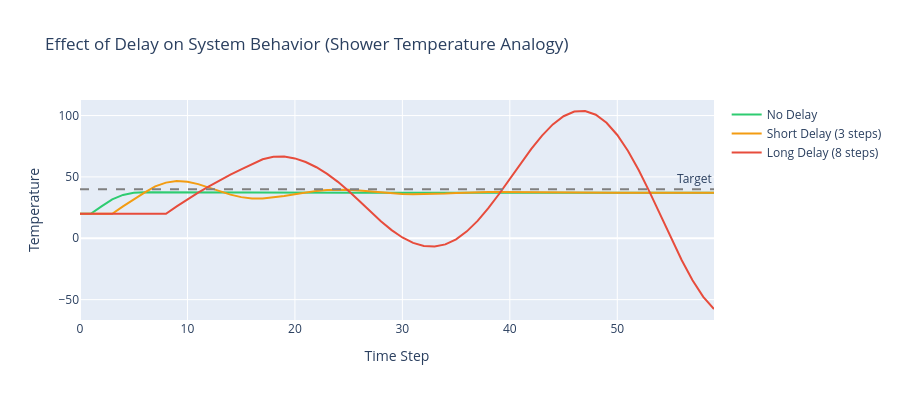

The cell this chart's notebook holds for it:
### Markdown cell above
### 6.1.3 지연(Delay)의 영향

**지연(Delay)**은 피드백 효과가 즉시 나타나지 않고 시차를 두고 나타나는 현상이다.

| 지연 유형 | 원인 | 결과 | 예시 |
|----------|------|------|------|
| 정보 지연 | 보고, 측정 | 늦은 대응 | 고객 이탈 감지 지연 |
| 물질 지연 | 생산, 운송 | 오버슈팅 | 재고 과잉/과소 |
| 의사결정 지연 | 숙의, 승인 | 기회 상실 | 시장 대응 지연 |

**온수 샤워 비유:** 물이 차가우면 밸브를 더 연다. 배관 지연 때문에 아직 차가운 물이 나온다. 더 연다. 갑자기 뜨거운 물이 쏟아진다! → **오버슈팅(Overshooting)**

### Code cell
# 시뮬레이션: 지연이 만드는 진동 (온도 조절 비유)
steps = 60
target_temp = 40.0  # 목표 온도

def simulate_with_delay(delay_steps, adjustment_rate=0.3):
    """지연이 있는 균형 루프 시뮬레이션"""
    temp = np.zeros(steps)
    temp[0] = 20.0  # 초기 온도
    actions = np.zeros(steps)  # 실제 적용되는 조절량
    pending = []  # 지연된 조절
    
    for i in range(1, steps):
        # 지연된 조절 적용
        applied = sum(a for t, a in pending if t <= i)
        pending = [(t, a) for t, a in pending if t > i]
        
        # 현재 온도에 기반한 조절 (지연 존재)
        gap = target_temp - temp[i-1]
        action = adjustment_rate * gap
        pending.append((i + delay_steps, action))
        
        # 온도 변화 (자연 냉각 포함)
        temp[i] = temp[i-1] + applied - 0.05 * (temp[i-1] - 20)  # 약간의 냉각
    
    return temp

# 지연 없음 vs 짧은 지연 vs 긴 지연
temp_no_delay = simulate_with_delay(0)
temp_short_delay = simulate_with_delay(3)
temp_long_delay = simulate_with_delay(8)

fig = go.Figure()
fig.add_trace(go.Scatter(x=list(range(steps)), y=temp_no_delay,
    mode='lines', name='No Delay', line=dict(color='#2ecc71', width=2)))
fig.add_trace(go.Scatter(x=list(range(steps)), y=temp_short_delay,
    mode='lines', name='Short Delay (3 steps)', line=dict(color='#f39c12', width=2)))
fig.add_trace(go.Scatter(x=list(range(steps)), y=temp_long_delay,
    mode='lines', name='Long Delay (8 steps)', line=dict(color='#e74c3c', width=2)))
fig.add_hline(y=target_temp, line_dash='dash', line_color='gray',
              annotation_text='Target')

fig.update_layout(
    title='Effect of Delay on System Behavior (Shower Temperature Analogy)',
    xaxis_title='Time Step',
    yaxis_title='Temperature',
    height=400
)
fig.show()

print("💡 지연이 길수록 시스템은 불안정해진다:")
print("   - 지연 없음: 부드럽게 목표에 수렴")
print("   - 짧은 지연: 약간의 오버슈팅 후 안정")
print("   - 긴 지연: 진동(Oscillation) 발생 → 과잉 반응의 반복")
print("\n📌 채찍효과(Bullwhip Effect): 소비자 수요 10% 변화 → 공급망 끝에서 25% 변동!")

### Figure 1 — Plotly figure (JSON) as saved in the notebook; plotly's stock layout.template omitted (floating-point values rounded to 4 significant figures)
{"data": [{"line": {"color": "#2ecc71", "width": 2}, "mode": "lines", "name": "No Delay", "type": "scatter", "x": [0, 1, 2, 3, 4, 5, 6, 7, 8, 9, 10, 11, 12, 13, 14, 15, 16, 17, 18, 19, 20, 21, 22, 23, 24, 25, 26, 27, 28, 29, 30, 31, 32, 33, 34, 35, 36, 37, 38, 39, 40, 41, 42, 43, 44, 45, 46, 47, 48, 49, 50, 51, 52, 53, 54, 55, 56, 57, 58, 59], "y": [20.0, 20.0, 26.0, 31.7, 35.31, 37.04, 37.59, 37.6, 37.44, 37.29, 37.19, 37.15, 37.13, 37.13, 37.13, 37.14, 37.14, 37.14, 37.14, 37.14, 37.14, 37.14, 37.14, 37.14, 37.14, 37.14, 37.14, 37.14, 37.14, 37.14, 37.14, 37.14, 37.14, 37.14, 37.14, 37.14, 37.14, 37.14, 37.14, 37.14, 37.14, 37.14, 37.14, 37.14, 37.14, 37.14, 37.14, 37.14, 37.14, 37.14, 37.14, 37.14, 37.14, 37.14, 37.14, 37.14, 37.14, 37.14, 37.14, 37.14]}, {"line": {"color": "#f39c12", "width": 2}, "mode": "lines", "name": "Short Delay (3 steps)", "type": "scatter", "x": [0, 1, 2, 3, 4, 5, 6, 7, 8, 9, 10, 11, 12, 13, 14, 15, 16, 17, 18, 19, 20, 21, 22, 23, 24, 25, 26, 27, 28, 29, 30, 31, 32, 33, 34, 35, 36, 37, 38, 39, 40, 41, 42, 43, 44, 45, 46, 47, 48, 49, 50, 51, 52, 53, 54, 55, 56, 57, 58, 59], "y": [20.0, 20.0, 20.0, 20.0, 26.0, 31.7, 37.12, 42.26, 45.35, 46.57, 46.11, 44.12, 41.31, 38.28, 35.53, 33.52, 32.45, 32.34, 33.07, 34.36, 35.91, 37.41, 38.62, 39.38, 39.64, 39.43, 38.88, 38.12, 37.32, 36.63, 36.13, 35.89, 35.9, 36.12, 36.47, 36.88, 37.27, 37.57, 37.75, 37.8, 37.73, 37.57, 37.37, 37.16, 36.98, 36.86, 36.81, 36.82, 36.89, 36.98, 37.09, 37.19, 37.26, 37.31, 37.31, 37.29, 37.25, 37.19, 37.14, 37.1]}, {"line": {"color": "#e74c3c", "width": 2}, "mode": "lines", "name": "Long Delay (8 steps)", "type": "scatter", "x": [0, 1, 2, 3, 4, 5, 6, 7, 8, 9, 10, 11, 12, 13, 14, 15, 16, 17, 18, 19, 20, 21, 22, 23, 24, 25, 26, 27, 28, 29, 30, 31, 32, 33, 34, 35, 36, 37, 38, 39, 40, 41, 42, 43, 44, 45, 46, 47, 48, 49, 50, 51, 52, 53, 54, 55, 56, 57, 58, 59], "y": [20.0, 20.0, 20.0, 20.0, 20.0, 20.0, 20.0, 20.0, 20.0, 26.0, 31.7, 37.12, 42.26, 47.15, 51.79, 56.2, 60.39, 64.37, 66.35, 66.52, 65.06, 62.13, 57.88, 52.45, 45.97, 38.55, 30.31, 21.89, 13.84, 6.631, 0.6593, -3.738, -6.287, -6.763, -4.991, -0.8356, 5.638, 14.2, 24.5, 36.08, 48.4, 60.86, 72.85, 83.71, 92.77, 99.44, 103.2, 103.7, 100.7, 94.13, 84.17, 71.1, 55.44, 37.83, 19.11, 0.1918, -17.93, -34.24, -47.76, -57.63]}], "layout": {"annotations": [{"showarrow": false, "text": "Target", "x": 1, "xanchor": "right", "xref": "x domain", "y": 40, "yanchor": "bottom", "yref": "y"}], "height": 400, "shapes": [{"line": {"color": "gray", "dash": "dash"}, "type": "line", "x0": 0, "x1": 1, "xref": "x domain", "y0": 40, "y1": 40, "yref": "y"}], "title": {"text": "Effect of Delay on System Behavior (Shower Temperature Analogy)"}, "xaxis": {"title": {"text": "Time Step"}}, "yaxis": {"title": {"text": "Temperature"}}}}
